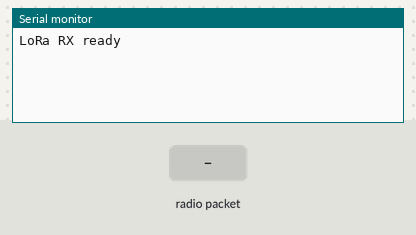
This sketch was run on a simulated ESP32. Shown: the last lines printed to the serial monitor. The test bench sets the inputs (shaded band). No radio packets arrive unless stated.

Above: at 1.2 s.
1.3 s: radio packet "1" arrives
At 1.7 s:
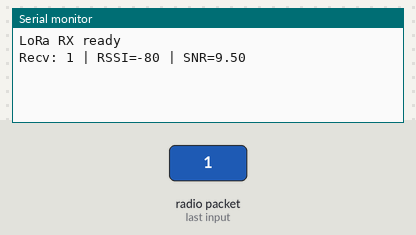
2.8 s: radio packet "0" arrives
At 4.0 s:
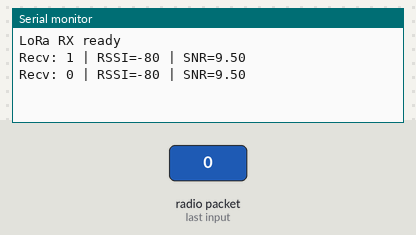
4.3 s: radio packet "2" arrives
At 5.2 s:
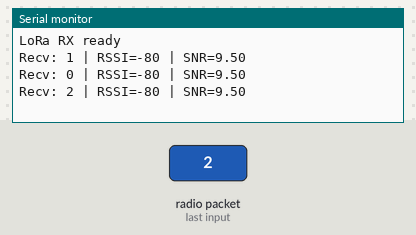

Measured:
- after the input at 1.3 s, the serial monitor: prints a new line at once (image 1)
- after the input at 2.8 s, the serial monitor: prints a new line at once (image 2)
- after the input at 4.3 s, the serial monitor: prints a new line at once (image 3)

The sketch:

recive_data.ino
```cpp
#include <SPI.h>
#include <LoRa.h>

// ——— LoRa SPI pins (TTGO LoRa32 V1) ———
#define LORA_SCK   5
#define LORA_MISO  19
#define LORA_MOSI  27
#define LORA_SS    18
#define LORA_RST   23   // Ground Station board (use 14 on Rocket board)
#define LORA_DIO0  26

#define BAND       922525000
#define LORA_BW    125E3
#define LORA_SF    9

void setup()
{
  Serial.begin(115200);
  while (!Serial);

  SPI.begin(LORA_SCK, LORA_MISO, LORA_MOSI, LORA_SS);
  LoRa.setPins(LORA_SS, LORA_RST, LORA_DIO0);

  if (!LoRa.begin(BAND))
  {
    Serial.println("LoRa init failed!");
    while (1);
  }
  LoRa.setSignalBandwidth(LORA_BW);
  LoRa.setSpreadingFactor(LORA_SF);

  LoRa.receive();
  Serial.println("LoRa RX ready");
}

void loop()
{
  int packetSize = LoRa.parsePacket();
  if (packetSize)
  {
    Serial.print("Recv: ");
    while (LoRa.available())
    {
      Serial.print((char)LoRa.read());
    }
    Serial.print(" | RSSI=");
    Serial.print(LoRa.packetRssi());
    Serial.print(" | SNR=");
    Serial.println(LoRa.packetSnr());
  }
}
```
